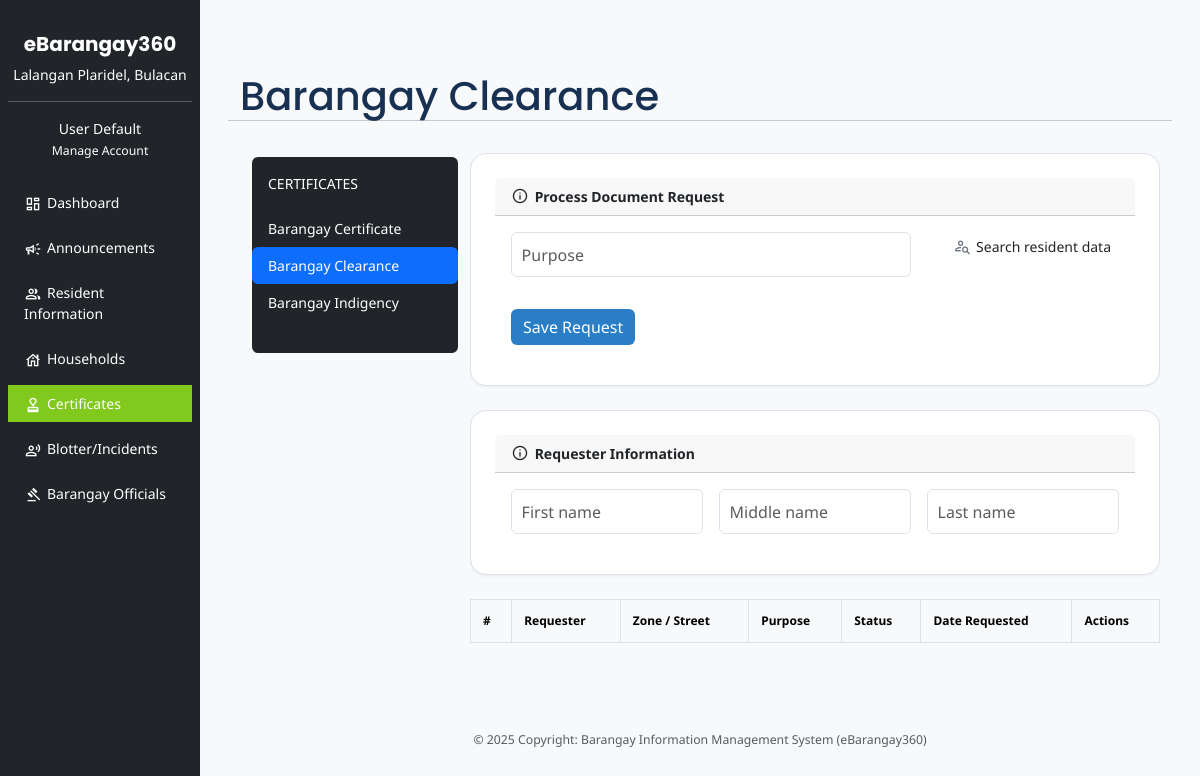
/public/index.php?page=barangay-clearance, run on an earlier commit of the app's database.
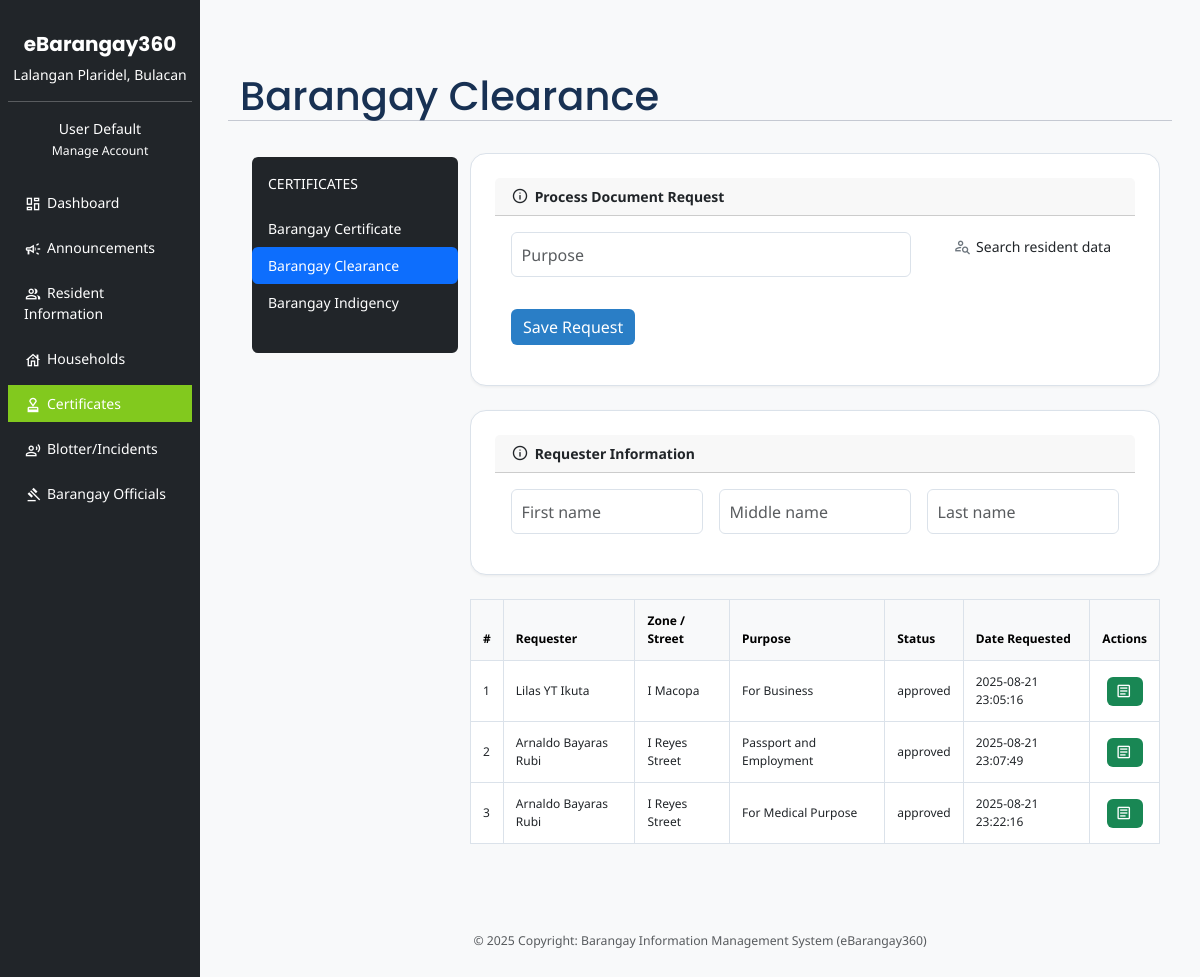
And on a later commit of the database.
### tables this page shows
CREATE TABLE `barangay_clearance_requests` (
  `id` int(11) NOT NULL,
  `resident_id` int(11) NOT NULL,
  `purpose` varchar(50) NOT NULL,
  `status` varchar(50) NOT NULL,
  `requested_at` datetime NOT NULL
);

CREATE TABLE `residents` (
  `id` int(11) NOT NULL,
  `user_id` int(11) DEFAULT NULL,
  `first_name` varchar(255) DEFAULT NULL,
  `middle_name` varchar(255) DEFAULT NULL,
  `last_name` varchar(255) DEFAULT NULL,
  `date_of_birth` date DEFAULT NULL,
  `place_of_birth_province` varchar(255) DEFAULT NULL,
  `place_of_birth_city_municipality` varchar(255) NOT NULL,
  `place_of_birth_barangay` varchar(255) NOT NULL,
  `gender` varchar(10) DEFAULT NULL,
  `civil_status` varchar(50) DEFAULT NULL,
  `email` varchar(255) NOT NULL,
  `phone_number` varchar(255) NOT NULL,
  `alias_nickname` varchar(255) NOT NULL,
  `occupation` varchar(255) NOT NULL,
  `permanent_province` varchar(255) NOT NULL,
  `permanent_city_municipality` varchar(255) NOT NULL,
  `permanent_barangay` varchar(255) NOT NULL,
  `permanent_street` varchar(255) NOT NULL,
  `permanent_zone` varchar(255) NOT NULL,
  `permanent_landmark` varchar(255) NOT NULL,
  `present_province` varchar(255) NOT NULL,
  `present_city_municipality` varchar(255) NOT NULL,
  `present_barangay` varchar(255) NOT NULL,
  `present_zone` varchar(255) NOT NULL,
  `present_street` varchar(255) NOT NULL,
  `present_landmark` varchar(255) NOT NULL,
  `photo_filename` varchar(255) DEFAULT NULL,
  `has_account` tinyint(1) NOT NULL,
  `unemployed` tinyint(4) NOT NULL,
  `alive` tinyint(1) NOT NULL,
  `is_deleted` tinyint(1) NOT NULL,
  `created_at` timestamp NOT NULL DEFAULT current_timestamp(),
  `updated_at` timestamp NOT NULL DEFAULT current_timestamp() ON UPDATE current_timestamp(),
  `valid_id_type` varchar(255) DEFAULT NULL,
  `valid_id_number` varchar(255) DEFAULT NULL
);

### resources/views/barangay-clearance.php (the view, shortened to what the changed rows need)
<?php
  require '../config/database.php';
?>
<main id="residents-dashboard" class="col-md-10 ms-sm-auto px-md-4 py-4">
  <div class="px-3 py-5">
      <div class="row mb-3">
          <h1 class="m-0">Barangay Clearance</h1>
      </div>
      <div class="row mx-0">
          <section class="inner-content col-md-9 p-0 bg-transparent rounded" style="overflow: hidden;">
            <div class="table-responsive">
            <table id="residents-table" class="table table-bordered align-middle">
                <thead class="table-light">
                <tr>
                    <th>#</th>
                    <th>Requester</th>
                    <th>Zone / Street</th>
                    <th>Purpose</th>
                    <th>Status</th>
                    <th>Date Requested</th>
                    <th>Actions</th>
                </tr>
                </thead>
                <tbody>
                <?php
                    $stmt = $pdo->query("SELECT r.last_name,r.first_name, r.middle_name, r.date_of_birth, r.gender, r.civil_status, r.present_zone, r.present_street, bcr.id, bcr.purpose, bcr.status, bcr.requested_at
                        FROM residents r
                        JOIN barangay_clearance_requests bcr ON r.id = bcr.resident_id");
                    while ($row = $stmt->fetch(PDO::FETCH_ASSOC)) {
                    ?>
                    <tr>
                    <td><?php echo $row['id']; ?></td>
                    <td><?php echo $row['first_name'] . ' ' . $row['middle_name'] . ' ' . $row['last_name']; ?></td>
                    <td><?php echo $row['present_zone']. ' ' . $row['present_street']; ?></td>
                    <td><?php echo $row['purpose']; ?></td>
                    <td><?php echo $row['status']; ?></td>
                    <td><?php echo $row['requested_at']; ?></td>
                    <td class="text-center">
                        <a data-id="<?= $row['id'] ?>" href="?page=barangay-clearance&success=1&request_id=<?= $row['id'] ?>" class="btn btn-sm btn-success text-white edit-btn" title="View Barangay Certificate"><i class="material-symbols-outlined md-18">article</i></a>
                    </td>
                    </tr>
                    <?php } ?>
                </tbody>
            </table>
            </div>
          </section>
      </div>
  </div>

What changed in the data, as far as the page shows it:
added barangay_clearance_requests: id "1", resident.first_name "Lilas YT", resident.last_name "Ikuta", resident.present_zone "I", resident.present_street "Macopa", purpose "For Business", status "approved", requested_at "2025-08-21 23:05:16"
added barangay_clearance_requests: id "2", resident.first_name "Arnaldo", resident.middle_name "Bayaras", resident.last_name "Rubi", resident.present_zone "I", resident.present_street "Reyes Street", purpose "Passport and Employment", status "approved", requested_at "2025-08-21 23:07:49"
added barangay_clearance_requests: id "3", resident.first_name "Arnaldo", resident.middle_name "Bayaras", resident.last_name "Rubi", resident.present_zone "I", resident.present_street "Reyes Street", purpose "For Medical Purpose", status "approved", requested_at "2025-08-21 23:22:16"
